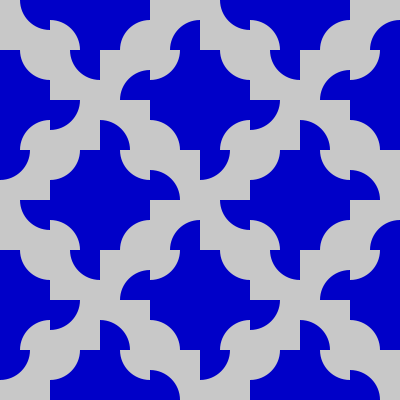
Frame 1 (no input)
Frame 60 (the mouse pressed at the canvas centre just before this capture): identical to frame 1, image omitted
Frame 120 (the mouse held since frame 60 and released just before this capture): identical to frame 1, image omitted

The Processing sketch that drew this single still picture (run headless with seeded random() and noise(); from frame 60 on, the mouse is pressed at the canvas centre):

// Processing sketch: lab5c_resub
// ── lab5c_resub.pde
// Henry Wrede Black
// Drunkards Path Quilt Pattern

void setup() {
  size(400, 400);
  background(255);
}
void draw() {
  q4x4(100, 100);
  q4x4(300, 100);
  q4x4(100, 300);
  q4x4(300, 300);
}
// -- Drawing Functions
// c1 affects the color of the square, c2 affects the arc's color
void tLeft(int x, int y, float c1, float c2) { // arc in top left
  rectMode(CENTER);
  ellipseMode(CENTER);
  noStroke();
  fill(c1, c1, 200);
  rect(x, y, 50, 50);
  fill(c2, c2, 200);
  arc(x-25, y-25, 60, 60, 0, HALF_PI);
}
void tRight(int x, int y, float c1, float c2) { // arc in top right
  rectMode(CENTER);
  ellipseMode(CENTER);
  noStroke();
  fill(c1, c1, 200);
  rect(x, y, 50, 50);
  fill(c2, c2, 200);
  arc(x+25, y-25, 60, 60, HALF_PI, PI);
}
void bLeft(int x, int y, float c1, float c2) { // arc in bottom left
  rectMode(CENTER);
  ellipseMode(CENTER);
  noStroke();
  fill(c1, c1, 200);
  rect(x, y, 50, 50);
  fill(c2, c2, 200);
  arc(x-25, y+25, 60, 60, PI+HALF_PI, TWO_PI);
}
void bRight(int x, int y, float c1, float c2) { // arc in bottom right
  rectMode(CENTER);
  ellipseMode(CENTER);
  noStroke();
  fill(c1, c1, 200);
  rect(x, y, 50, 50);
  fill(c2, c2, 200);
  arc(x+25, y+25, 60, 60, PI, PI+HALF_PI);
}
void q4x4(int x, int y) { // 4x4 block of arc blocks
  //top left
  tRight(x-75, y-75, 200, 0);
  bLeft(x-25, y-75, 0, 200);
  tRight(x-75, y-25, 0, 200);
  tRight(x-25, y-25, 200, 0);
  //top right
  bRight(x+25, y-75, 0, 200);
  bRight(x+75, y-75, 200, 0);
  bRight(x+25, y-25, 200, 0);
  tLeft(x+75, y-25, 0, 200);
  //bottom left
  bRight(x-75, y+25, 0, 200);
  tLeft(x-25, y+25, 200, 0);
  tLeft(x-75, y+75, 200, 0);
  tLeft(x-25, y+75, 0, 200);
  //bottom right
  bLeft(x+25, y+25, 200, 0);
  bLeft(x+75, y+25, 0, 200);
  tRight(x+25, y+75, 0, 200);
  bLeft(x+75, y+75, 200, 0);
}
